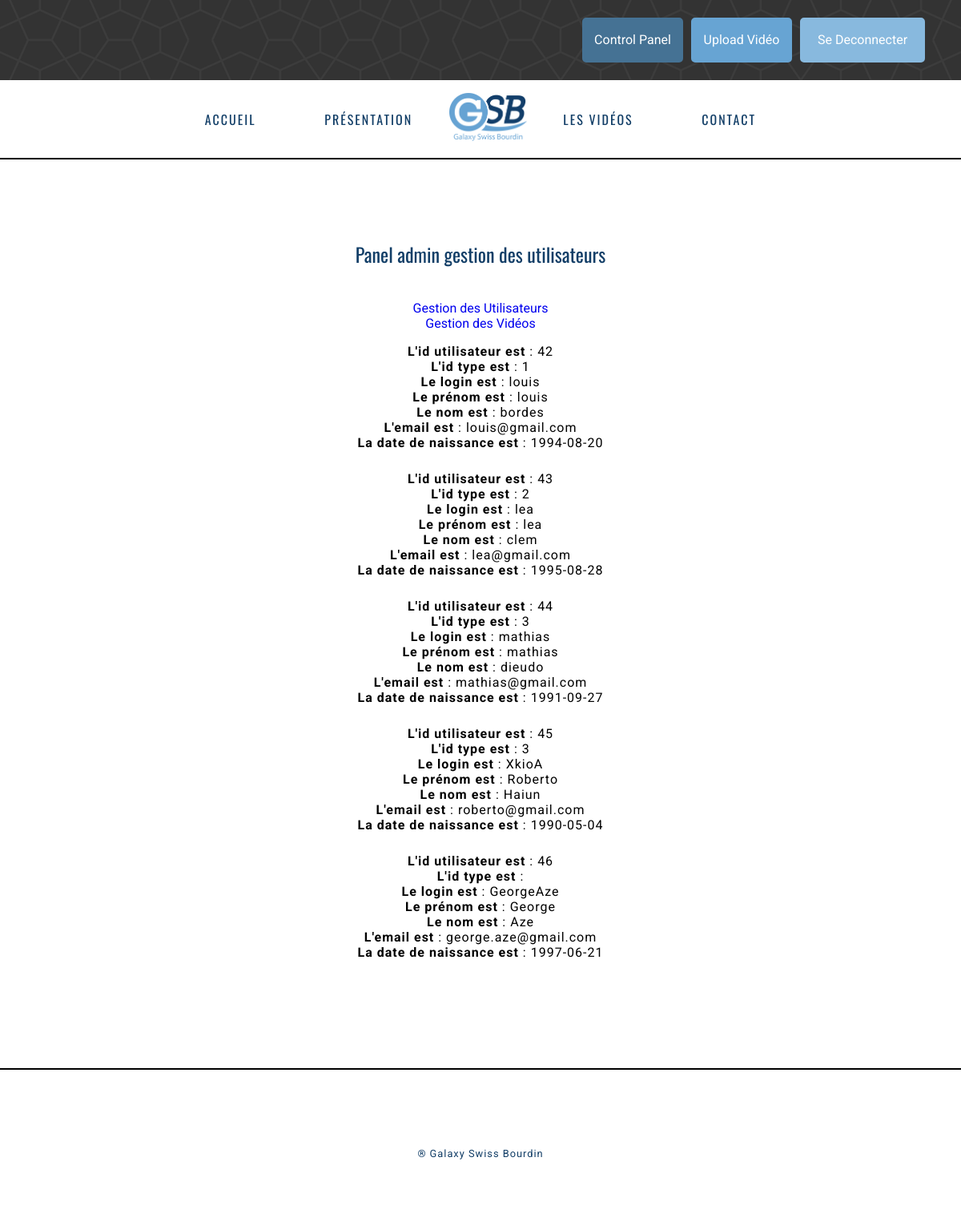
The app's page /gestion_utilisateurs.php (signed in) with its own data.
### tables this page shows
CREATE TABLE IF NOT EXISTS `utilisateur` (
  `id_utilisateur` int(11) NOT NULL AUTO_INCREMENT,
  `id_type_utilisateur` int(11) DEFAULT NULL,
  `login` varchar(30) NOT NULL,
  `prenom` varchar(35) NOT NULL,
  `nom` varchar(35) NOT NULL,
  `password` varchar(100) NOT NULL,
  `email` varchar(100) NOT NULL,
  `date_de_naissance` date DEFAULT NULL,
  PRIMARY KEY (`id_utilisateur`),
  KEY `id_type_utilisateur` (`id_type_utilisateur`),
  KEY `id_type_utilisateur_2` (`id_type_utilisateur`)
);

### gestion_utilisateurs.php (the view, shortened to what this page needs)
<?php
include('include/head.php');
include('include/navigation.php');
include('control_sessions.php');
?>
<h2>Panel admin gestion des utilisateurs</h2>
<div class="container lien-gestion">
    <a href="gestion_utilisateurs.php">Gestion des Utilisateurs</a><br>
    <a href="gestion_videos.php">Gestion des Vidéos</a>
</div>
<?php
$reponse = $bdd->query('SELECT * FROM utilisateur');
while ($donnees = $reponse->fetch())
{
    ?>
    <p>
        <strong>L'id utilisateur est</strong> : <?php echo $donnees['id_utilisateur']; ?><br />
        <strong>L'id type est</strong> : <?php echo $donnees['id_type_utilisateur']; ?><br />
        <strong>Le login est</strong> : <?php echo $donnees['login']; ?><br />
        <strong>Le prénom est</strong> : <?php echo $donnees['prenom']; ?><br />
        <strong>Le nom est</strong> : <?php echo $donnees['nom']; ?><br />
        <strong>L'email est</strong> : <?php echo $donnees['email']; ?><br />
        <strong>La date de naissance est</strong> : <?php echo $donnees['date_de_naissance']; ?><br />
    </p>
    <?php
}
?>
<?php include('include/footer.php');  ?>

### include/head.php (shortened to what this page needs)
<!DOCTYPE html>
<html>
	<head>
		<link rel="stylesheet" type="text/css" href="web/css/normalize.css">
		<link rel="stylesheet" type="text/css" href="web/css/app.css">
		<link rel="stylesheet" type="text/css" href="web/css/global.css">
		<link rel="stylesheet" type="text/css" href="web/css/grid.css">
		<link rel="stylesheet" href="https://maxcdn.bootstrapcdn.com/font-awesome/4.5.0/css/font-awesome.min.css">
	</head>

### include/navigation.php
<body>
<header>
		<div class="sec-connexion">
			<?php
			if (!empty($_SESSION['login'])==NULL) {
				echo '<a href="inscription.php"><div class="btn-inscription">Inscription</div></a>';
				echo '<a href="login.php"><div class="btn-login">Se connecter</div></a>';
			}else {
				echo "<a href='profil.php'><div class='btn-mes-videos'>".'Control Panel'."</div></a>";
				echo '<a href="upload_video.php"><div class="btn-inscription">Upload Vidéo</div></a>';
				echo '<a href="deconnexion.php"><div class="btn-login" style="width:150px;">Se Deconnecter</div></a>';
			}
			?>
		</div>
		<nav class="navigation">
			<ul>
				<li class="text"><a href="index.php">Accueil</a></li>
				<li><a href="presentation.php">Présentation</a></li>
				<li><img class="logo" src="web/img/gsb.png"></li>
				<li><a href="affichage_video.php">Les vidéos</a></li>
				<li><a href="contact.php">Contact</a></li>
			</ul>
		</nav>
	</header>

### include/footer.php (shortened to what this page needs)
<footer class="footer">
	<a class="para_footer" href="doc/mentions-legales.pdf" target="blanck_" title="Les mentions légales"><p>® Galaxy Swiss Bourdin </p></a>
</footer>
	</body>
</html>

### web/css/app.css (style rules this page uses)
.logo { height: 60px; margin: -20px; }
.lien-gestion { text-align: center; }
.sec-connexion { height: 100px; background-image: url('../img/congruent_outline.png'); width: 100%; display: flex; flex-flow:row; justify-content: flex-end; align-items:center; }
.btn-login { color: white; background-color: #88B9DE; line-height: 50px; border: 3px solid #88B9DE; font-size: 16px; width: 120px; margin-right: 45px; text-align: center; border-radius: 5px; }
.btn-inscription { color: white; background-color: #67a4d3; border: 3px solid #67a4d3; line-height: 50px; font-size: 16px; width: 120px; margin-right: 10px; text-align: center; border-radius: 5px; }
.btn-mes-videos { color: white; background-color: #457294; border: 3px solid #457294; line-height: 50px; font-size: 16px; width: 120px; margin-right: 10px; text-align: center; border-radius: 5px; }
.navigation { font-size: 16px; text-transform: uppercase; border-bottom: 2px solid #000; z-index: 20000; width: 100%; display: flex; flex-flow: row; justify-content:center; letter-spacing: 2px; font-family:'Oswald'; }
.navigation a { color: #123e67; padding:20px; }
.footer { margin-top: 125px; bottom: 0; width: 100%; height: 200px; border-top: 2px solid #000; display: flex; flex-flow: row; justify-content: center; align-items:center; }
.para_footer { padding-top: 20px; color: #123e67; letter-spacing: 2px; font-size: 1.6vh; }

### web/css/global.css (style rules this page uses)
body, html { font-family: 'Roboto', arial, sans-serif; overflow-x: hidden; }
a { text-decoration: none; }
li { list-style: none; display: inline-block; margin: 20px; }
ul { padding-left: 0; }
h2 { text-align: center; padding-top: 80px; padding-bottom: 20px; font-weight: normal; color: #123e67; font-family:'Oswald'; }
p { letter-spacing: 1px; padding-bottom: 10px; text-align: center; }

### web/css/grid.css (style rules this page uses)
.container { padding-right: 15px; padding-left: 15px; margin-right: auto; margin-left: auto; }
@media (min-width: 768px) { .container { width: 750px; } }
@media (min-width: 992px) { .container { width: 970px; } }
@media (min-width: 1200px) { .container { width: 1170px; } }

### records on screen
utilisateur: id_utilisateur "42", id_type_utilisateur "1", login "louis", prenom "louis", nom "bordes", email "louis@gmail.com", date_de_naissance "1994-08-20"
utilisateur: id_utilisateur "43", id_type_utilisateur "2", login "lea", prenom "lea", nom "clem", email "lea@gmail.com", date_de_naissance "1995-08-28"
utilisateur: id_utilisateur "44", id_type_utilisateur "3", login "mathias", prenom "mathias", nom "dieudo", email "mathias@gmail.com", date_de_naissance "1991-09-27"
utilisateur: id_utilisateur "45", id_type_utilisateur "3", login "XkioA", prenom "Roberto", nom "Haiun", email "roberto@gmail.com", date_de_naissance "1990-05-04"
utilisateur: id_utilisateur "46", login "GeorgeAze", prenom "George", nom "Aze", email "george.aze@gmail.com", date_de_naissance "1997-06-21"
